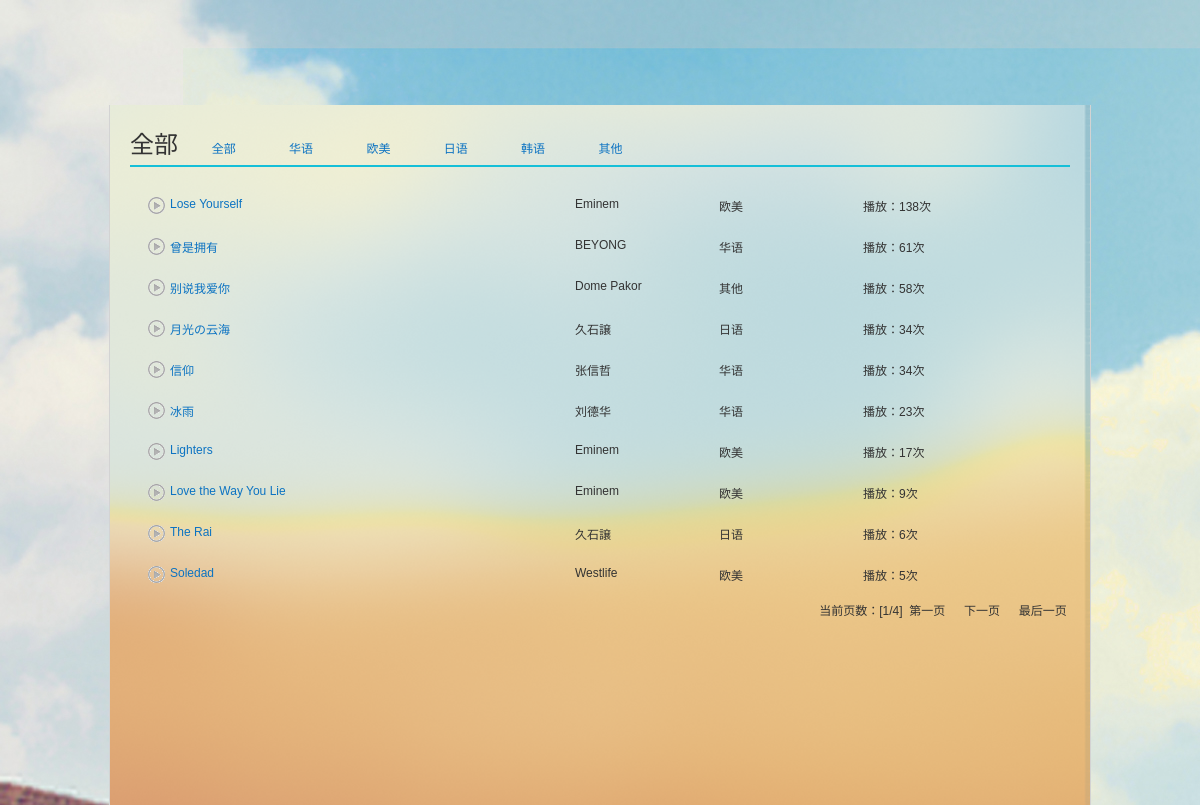
Screenshot of /styleList with the database file from the repository.
### app/models.py (models this page shows)
class Song(db.Model):
    __tablename__ = 'song'
    id = db.Column(db.Integer,primary_key=True)
    songName = db.Column(db.String(100)) # 歌曲的名字
    singer = db.Column(db.String(100))   # 歌手
    fileURL = db.Column(db.String(100))  # 歌曲的路径
    hits = db.Column(db.Integer,default=0) # 歌曲的点击量
    style = db.Column(db.Integer)         # 歌曲类型 0:全部  1:华语  2:欧美  3:日语  4:韩语  5:其他
    collects = db.relationship('Collect',backref='song')

### app/home/views.py (the view)
@home.route('/styleList')
def styleList():
    style = request.args.get('type', type=int)
    page = request.args.get('page', type=int)
    if style:
        page_data = Song.query.filter_by(style=style).order_by(Song.hits.desc()).paginate(page, per_page=10)
    else:
        page_data = Song.query.order_by(Song.hits.desc()).paginate(page, per_page=10)
    return render_template('home/styleList.html',type=style,page_data=page_data)

### app/templates/home/styleList.html (shortened to what this page needs)
<!DOCTYPE html>
<html>
<head>
    <link href="{{ url_for('static',filename='css/pt_discover_index.css')}}" type="text/css" rel="stylesheet">
    <link href="{{ url_for('static',filename='css/pt_frame.css')}}" type="text/css" rel="stylesheet">
</head>
	<body id="auto-id-ws7DxlhbPlyHTsnX" style="background: url('../../static/image/bg.jpg') no-repeat">
		<div data-module="discover" data-sub="playlist" id="g_top"
			class="m-top">
		</div>
		<div id="g_nav" class="m-subnav">
		</div>
		<div class="g-bd" id="m-disc-pl-c" style="background: url(../../static/image/bg-middle.png) repeat-y 100% 100%;">
			<div class="g-wrap p-pl f-pr">
				<div class="u-title f-cb">
					<h3>
						<span class="f-ff2 d-flag">
							{% if type == 1 %}
							华语
							{% elif type == 2%}
							欧美
							{% elif type == 3%}
							日语
							{% elif type == 4%}
							韩语
							{% elif type == 5%}
							其他
							{% else %}
							全部
							{% endif %}
						</span>
						<a href="{{url_for('home.styleList')}}"
							class="u-btn2-1 menu d-flag"><i>全部<em
								class="u-icn u-icn-38"></em> </i> </a>
						<a href="{{url_for('home.styleList',type=1)}}"
							class="u-btn2-1 menu d-flag"><i>华语<em
								class="u-icn u-icn-38"></em> </i> </a>
						<a href="{{url_for('home.styleList',type=2)}}"
							class="u-btn2-1 menu d-flag"><i>欧美<em
								class="u-icn u-icn-38"></em> </i> </a>
						<a href="{{url_for('home.styleList',type=3)}}"
							class="u-btn2-1 menu d-flag"><i>日语<em
								class="u-icn u-icn-38"></em> </i> </a>
						<a href="{{url_for('home.styleList',type=4)}}"
							class="u-btn2-1 menu d-flag"><i>韩语<em
								class="u-icn u-icn-38"></em> </i> </a>
						<a href="{{url_for('home.styleList',type=5)}}"
							class="u-btn2-1 menu d-flag"><i>其他<em
								class="u-icn u-icn-38"></em> </i> </a>
					</h3>
				</div>
				<div id="m-search">
					<div class="ztag j-flag" id="auto-id-oRFIQkCKNyCtcR5R">
						<div class="n-srchrst">
							<div class="srchsongst">
								{% for song in page_data.items %}
								<div class="item f-cb h-flag even ">
									<div class="td">
										<div class="hd">
											<a class="ply " title="播放"
												onclick='playA("{{song.songName|safe}}","{{song.id}}");'></a>
										</div>
									</div>
									<div class="td w0">
										<div class="sn">
											<div class="text">
												<b title="Lose Yourself "><span
														class="s-fc7">{{song.songName|safe}} </span></b>
											</div>
										</div>
									</div>
									<div class="td">
									</div>
									<div class="td w1">
										<div class="text">
											{{song.singer}}
										</div>
									</div>
									<div class="td w1">
										{% if song.style == 1 %}
											华语
											{% elif song.style == 2%}
											欧美
											{% elif song.style == 3%}
											日语
											{% elif song.style == 4%}
											韩语
											{% elif song.style == 5%}
											其他
										{% endif %}
									</div>
									<div class="td">
										播放：{{song.hits}}次
									</div>
								</div>
								{% endfor %}
							</div>
						</div>
					</div>
					<table width="100%" border="0" cellspacing="0" cellpadding="0">
						<tr>
							<td height="24" align="right">
								当前页数：[{{page_data.page}}/{{page_data.pages}}]&nbsp;
								<a href="{{ url_for('home.styleList',page=1,type=type) }}">第一页</a>
									{% if page_data.has_next %}
								　     <a href="{{ url_for('home.styleList',page=page_data.next_num,type=type) }}">下一页</a>
									{% endif %}
								<a href="{{ url_for('home.styleList',page=page_data.pages,type=type) }}">最后一页&nbsp;</a>
							</td>
						</tr>
					</table>
				</div>
			</div>
		</div>
	</body>
</html>

### app/static/css/pt_frame.css (style rules this page uses)
body { *zoom: 1; min-width: 982px; background: #f5f5f5; }
html { overflow: scroll; overflow-x: auto; }
.g-bd, .g-bd1, .g-bd2, .g-bd3, .g-bd4, .g-bd5, .g-bd6, .g-bd7 { width: 980px; min-height: 700px; _height: 700px; margin: 0 auto; background-color: #fff; border: 1px solid #d3d3d3; border-width: 0 1px; }
.g-wrap { padding: 20px; }
.n-srchrst .srchsongst .hd .ply, .n-srchrst .srchsongst .mv, .n-srchrst .srchsongst .icn, .n-srchrst .srchsongst .mv-dis { background: url(../images/table.png) no-repeat 0 9999px; }
.n-srchrst { margin-top: 20px; }
.n-srchrst .srchsongst .item { padding: 10px 42px 8px 18px; }
.n-srchrst .srchsongst .td { float: left; margin-right: 5px }
.n-srchrst .srchsongst .hd { height: 17px; width: 17px; }
.n-srchrst .srchsongst .hd .ply { display: inline-block; width: 17px; height: 17px; margin-right: 15px; cursor: pointer; background-position: 0 -103px; }
.n-srchrst .srchsongst b { font-weight: normal }
.n-srchrst .srchsongst .w0 { width: 370px; }
.n-srchrst .srchsongst .w1 { width: 15%; margin-right: 12px; }
.n-srchrst .srchsongst .text { width: 100%; overflow: hidden; white-space: nowrap; text-overflow: ellipsis; }
.n-srchrst .w0 .text { position: relative; display: inline-block; *display: inline; *zoom: 1; padding-right: 25px; width: auto; max-width: 100%; height: 20px }

### rows the page displays
Song: songName "Lose Yourself", singer "Eminem", style "欧美", hits "138"
Song: songName "曾是拥有", singer "BEYONG", style "华语", hits "61"
Song: songName "别说我爱你", singer "Dome Pakor", style "其他", hits "58"
Song: songName "月光の云海", singer "久石譲", style "日语", hits "34"
Song: songName "信仰", singer "张信哲", style "华语", hits "34"
Song: songName "冰雨", singer "刘德华", style "华语", hits "23"
Song: songName "Lighters", singer "Eminem", style "欧美", hits "17"
Song: songName "Love the Way You Lie", singer "Eminem", style "欧美", hits "9"
Song: songName "The Rai", singer "久石譲", style "日语", hits "6"
Song: songName "Soledad", singer "Westlife", style "欧美", hits "5"

### other values shown
{{ page_data.page }} "1"
{{ page_data.pages }} "4"
